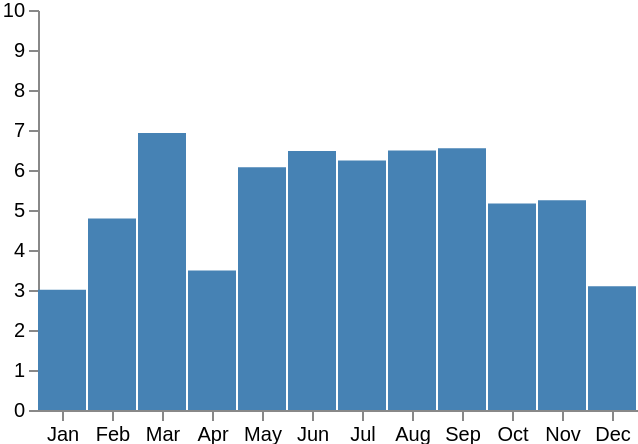

Write a Vega-Lite specification for this figure.
### Vega specification from a JSON file in a GitHub repository (floating-point values rounded to 4 significant figures)
{"$schema": "https://vega.github.io/schema/vega/v4.json", "width": 300, "height": 200, "signals": [{"name": "baseline", "value": 5}, {"name": "noise", "value": 2, "bind": {"input": "range", "min": 0, "max": 4, "step": 0.1}}, {"name": "trend", "value": 0, "bind": {"input": "range", "min": -1, "max": 1, "step": 0.1}}, {"name": "sample", "value": 1, "on": [{"events": "timer{1000}", "update": "1 + ((sample + 1) % 3)"}]}], "data": [{"name": "steps", "transform": [{"type": "sequence", "start": 0, "stop": 12, "step": 1}, {"type": "formula", "as": "month", "expr": "timeFormat(datetime(2015, datum.data, 1), '%b')"}, {"type": "formula", "as": "value", "expr": "clamp(sample && (baseline - 0.5 * trend * (5.5 - datum.data) + noise * (2 * random() - 1)), 0, 10)"}]}], "scales": [{"name": "xscale", "type": "band", "domain": {"data": "steps", "field": "month"}, "range": "width"}, {"name": "yscale", "type": "linear", "domain": [0, 10], "range": "height"}], "axes": [{"orient": "left", "scale": "yscale"}, {"orient": "bottom", "scale": "xscale"}], "marks": [{"type": "rect", "from": {"data": "steps"}, "encode": {"enter": {"x": {"scale": "xscale", "field": "month"}, "width": {"scale": "xscale", "band": 1, "offset": -1}, "fill": {"value": "steelblue"}}, "update": {"y": {"scale": "yscale", "field": "value"}, "y2": {"scale": "yscale", "value": 0}}}}]}
